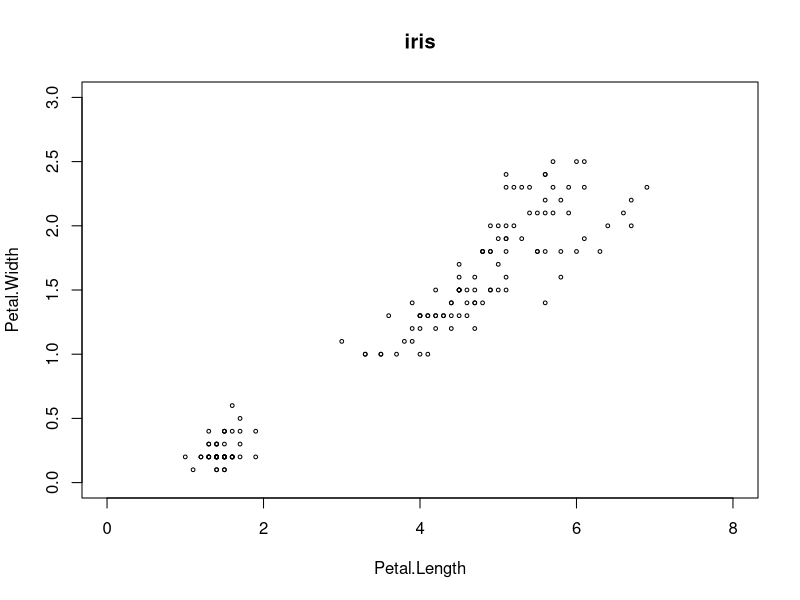
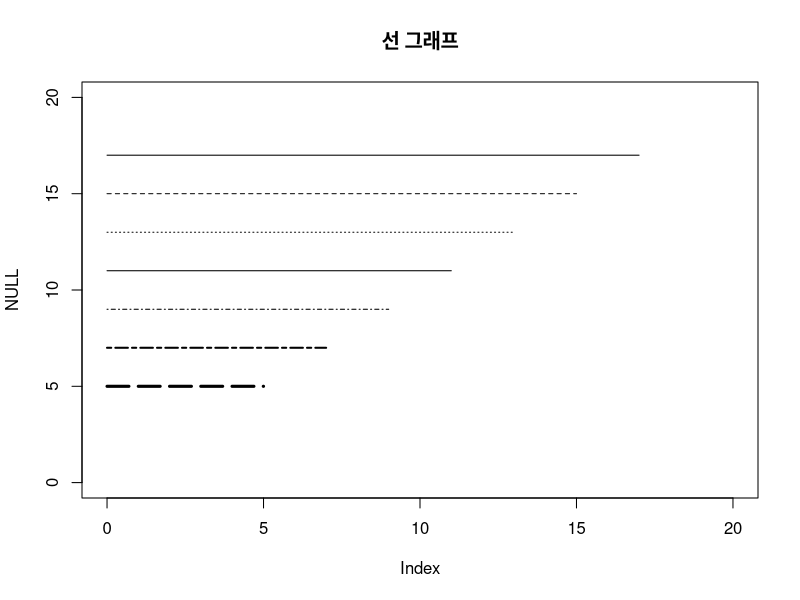
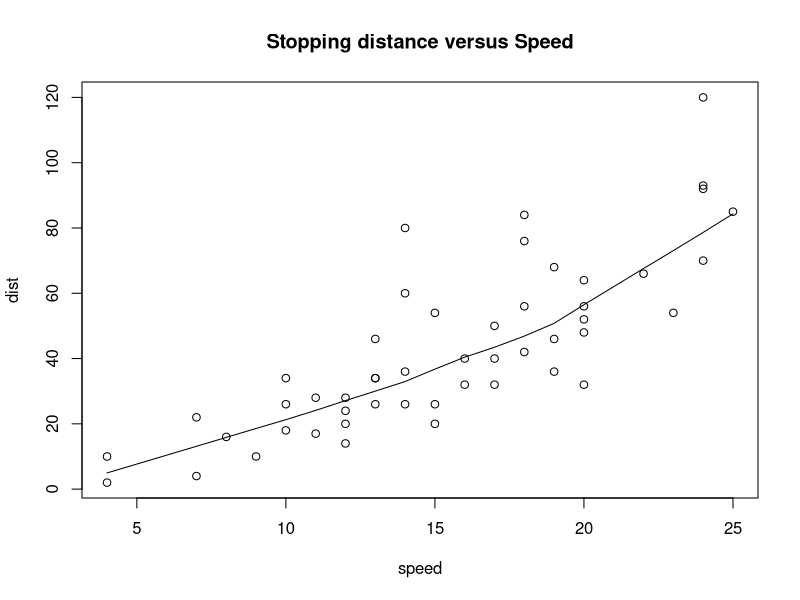
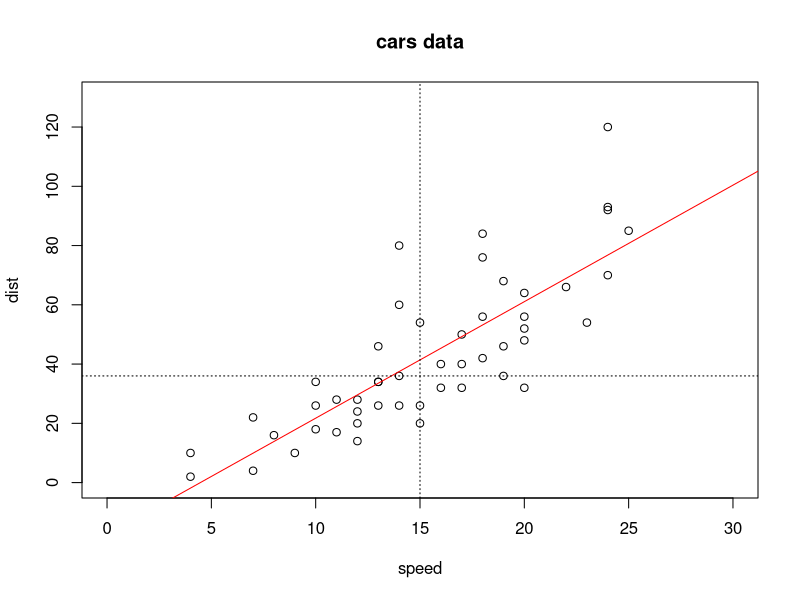
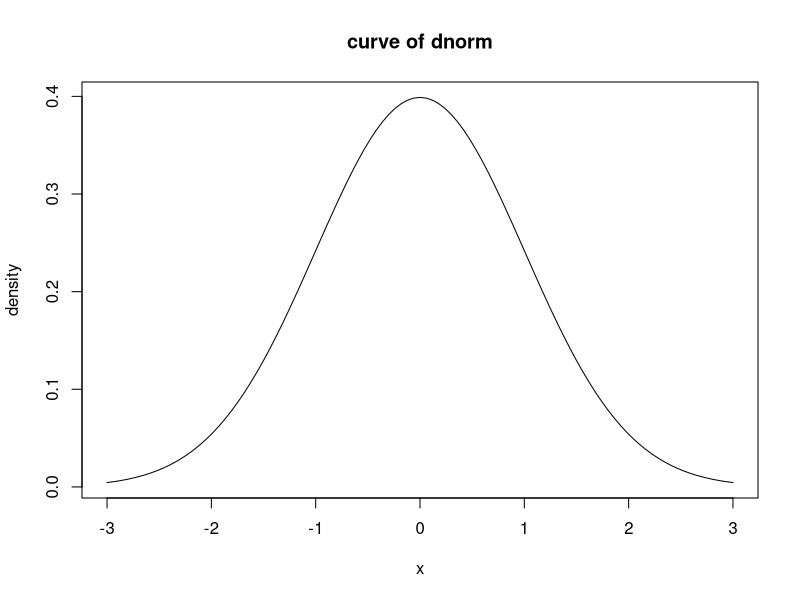

Reproduce these figures in R, in order. (Note: this script raises an error after producing the figures.)
# plot 함수의 인자를 바꾸는 방식으로 그릴 수 있으나 코드 실행 때마다 새 그래프가 그려지는 반면
# 아래에서 소개하는 함수들을 사용하면 기존에 만들어진 그래프에 점을 중첩하여 표현해준다.


# 점 그래프
plot(NULL, type='n',xlim=c(0,8),ylim=c(0,3),xlab='Petal.Length',ylab='Petal.Width',main='iris')
points(iris$Petal.Length, iris$Petal.Width, cex=0.5)

# 선 그래프
plot(NULL, type='n',xlim=c(0,20),ylim=c(0,20),main='선 그래프')
lty_list <- list(1,2,3,'solid','dotdash','twodash','longdash')
lwd_list <- list(NULL,NULL,NULL,NULL,1,2,3,4)
for(i in c(1:7)){
  lines(c(0,19-i*2),c(19-i*2,19-i*2),lty=lty_list[[i]],lwd=lwd_list[[i]])
}

data(cars)
cars_df <- as.data.frame(cars)
plot(cars_df, main = "Stopping distance versus Speed")
# lowess는 주변에 위치한 점들을 이용해 특정한 점을 추정하는 다항식을 찾는 것으로 '지역 가중 다항식 회귀'라고 한다.
# 비모수 회귀 함수 : lowess(), ksmooth(), smood.spline(), earth()
lines(lowess(cars_df))

# 직선 그래프(abline), x=v, y=h 형태 외에 y=ax+b와 같은 형태의 직선 역시 그릴 수 있다.
plot(cars_df, ylim=c(0,130),xlim=c(0,30),main='cars data')
cars_lm <- lm(dist~speed, data=cars)
abline(cars_lm,col='red')
abline(v=median(cars_df$speed), lty=3)
abline(h=median(cars_df$dist), lty=3)

# 곡선 그래프(curve)
?dnorm
curve(dnorm(x,mean=0,sd=1),from=-3, to=3, xlab="x", ylab="density", main="curve of dnorm")

# 막대 그래프(barplot)
barplot(table(Cars93$Cylinders),ylim=c(1,55),xlab="Cylinders",ylab="도수") # 단일 범주
barplot(table(Cars93$Origin, Cars93$Cylinders),beside=T,ylim=c(0,60),legend=T) # 여러 범주

# 히스토그램(hist) : breaks 인자 통해 구간의 개수 정하거나 임의의 구간을 벡터로 지정 가능
hist(iris$Petal.Length, breaks=5)

# 파이 차트
pie(table(Cars93$Cylinders),labels=c("first","second","third","fourth","fifth","sixth"))

# 산점도 행렬(pairs) : 행렬,데이터프레임과 같이 데이터를 입력하는 방식 / formula를 입력하는 방식
pairs(~Sepal.Length+Sepal.Width+Petal.Length+Petal.Width, data=iris, 
      col=c("red","green","blue")[iris$Species],
      pch=c('+','*','#')[iris$Species])
par(xpd=TRUE)
legend("bottom", as.vector(unique(iris$Species)),fill=c("red", "green3", "blue"))
